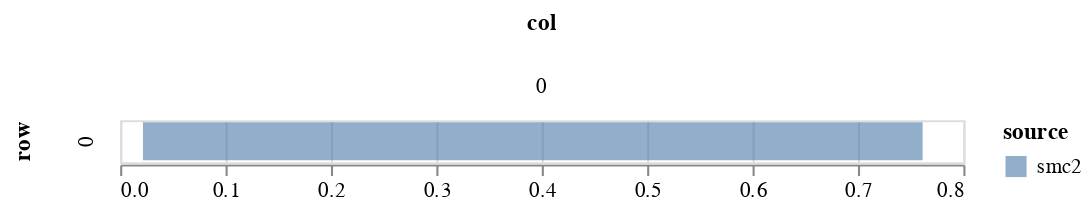

Notebook code cell kept with this figure:
### Markdown cell above
## Plot quantiles

### Code cell
param = 'beta'
df = get_post_df(ps_smc2[param])
df_quant = df.groupby(['row', 'col'])[['value']].quantile(0.025).reset_index()
df_quant.rename({'value':'q1'}, axis=1, inplace=True)
df_quant2 = df.groupby(['row', 'col'])[['value']].quantile(0.975).reset_index()
df_quant2.rename({'value':'q2'}, axis=1, inplace=True)

df = df_quant.merge(df_quant2, on=['row', 'col'])

# simple quantile chart
df['source'] = 'smc2'
c1 = alt.Chart(df[df.row==0]).mark_bar(opacity=0.6).encode(
        alt.X('q1', title=None),
        alt.X2('q2', title=None),
        alt.Row('row'),
        alt.Column('col'),
        alt.Color('source')
)
c1

### Figure 1 — Vega-Lite specification as saved in the notebook (floating-point values rounded to 4 significant figures)
{"config": {"view": {"continuousWidth": 400, "continuousHeight": 300}}, "data": {"name": "data-dcd3322529b551b2cc860798161ebd41"}, "mark": {"type": "bar", "opacity": 0.6}, "encoding": {"color": {"type": "nominal", "field": "source"}, "column": {"type": "quantitative", "field": "col"}, "row": {"type": "quantitative", "field": "row"}, "x": {"type": "quantitative", "field": "q1", "title": null}, "x2": {"field": "q2", "title": null}}, "$schema": "https://vega.github.io/schema/vega-lite/v4.8.1.json", "datasets": {"data-dcd3322529b551b2cc860798161ebd41": [{"row": 0, "col": 0, "q1": 0.02162, "q2": 0.7614, "source": "smc2"}]}}
